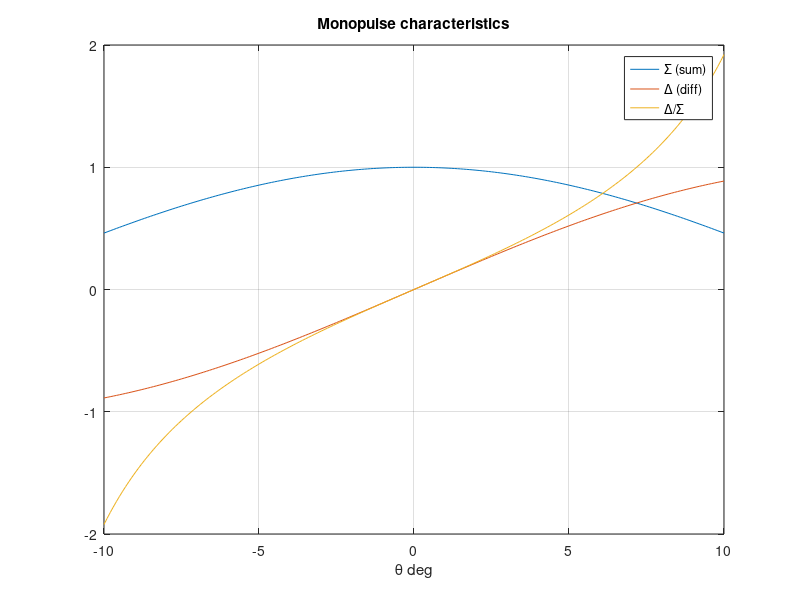

Reproduce this figure in MATLAB.
% Monopulse direction finder
% Sum (Σ) / difference (Δ) patterns and the ratio characteristic

thetaT = 3;
theta = -10:0.1:10;
sig = cos(pi*2*sind(theta));        % Σ pattern (normalized, peak 1)
dif = sin(pi*2*sind(theta));        % Δ pattern (zero on boresight)
mono = dif ./ max(1e-9, sig);       % Δ/Σ slope characteristic
figure;
plot(theta, sig, theta, dif, theta, mono);
legend('Σ (sum)', 'Δ (diff)', 'Δ/Σ');
title('Monopulse characteristics'); xlabel('\theta deg'); grid on;

%{
@play
{
 "title": "Monopulse direction finder",
 "groups": [
  {
   "name": "Target",
   "controls": [
    {
     "var": "thetaT",
     "label": "Target θ",
     "min": -10,
     "max": 10,
     "step": 1,
     "default": 3
    }
   ]
  }
 ]
}
%}
